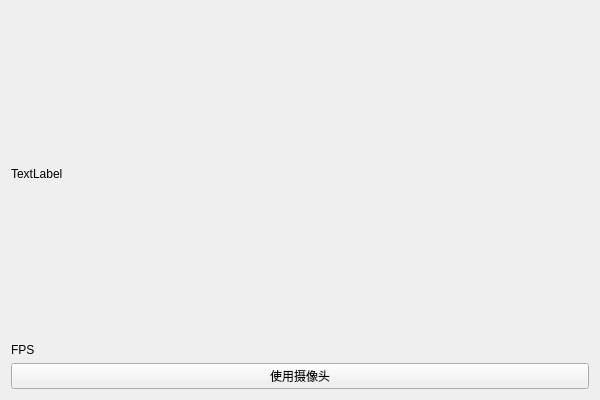
<?xml version="1.0" encoding="UTF-8"?>
<ui version="4.0">
 <class>ObjectDetectionGUIClass</class>
 <widget class="QWidget" name="ObjectDetectionGUIClass">
  <property name="geometry">
   <rect>
    <x>0</x>
    <y>0</y>
    <width>600</width>
    <height>400</height>
   </rect>
  </property>
  <property name="windowTitle">
   <string>ObjectDetectionGUI</string>
  </property>
  <layout class="QGridLayout" name="gridLayout">
   <item row="0" column="0">
    <layout class="QVBoxLayout" name="verticalLayout">
     <item>
      <widget class="ScrollScale" name="label">
       <property name="sizePolicy">
        <sizepolicy hsizetype="Expanding" vsizetype="Expanding">
         <horstretch>0</horstretch>
         <verstretch>0</verstretch>
        </sizepolicy>
       </property>
       <property name="text">
        <string>TextLabel</string>
       </property>
      </widget>
     </item>
     <item>
      <widget class="QLabel" name="label_2">
       <property name="text">
        <string>FPS</string>
       </property>
      </widget>
     </item>
     <item>
      <widget class="QPushButton" name="pushButton">
       <property name="text">
        <string>使用摄像头</string>
       </property>
      </widget>
     </item>
    </layout>
   </item>
  </layout>
 </widget>
 <layoutdefault spacing="6" margin="11"/>
 <customwidgets>
  <customwidget>
   <class>ScrollScale</class>
   <extends>QLabel</extends>
   <header>ScrollScale.h</header>
  </customwidget>
 </customwidgets>
 <resources>
  <include location="ObjectDetectionGUI.qrc"/>
 </resources>
 <connections/>
</ui>
